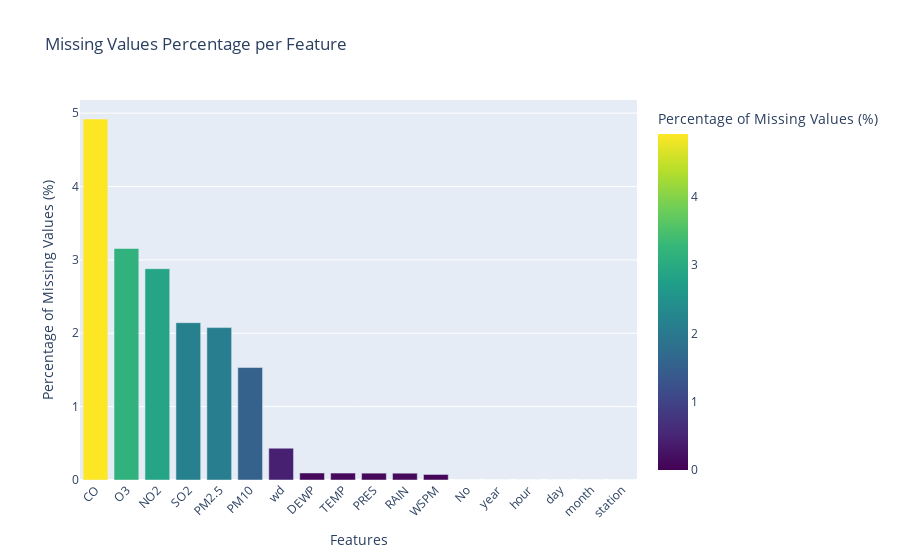

Here is the notebook cell this chart was saved with:
### Code cell
# missing values in train dataset
missing_values = data.isnull().sum()
missing_percentage = data.isnull().sum() * 100 / len(data)
missing_data = pd.DataFrame({'missing_sum': missing_values, 'missing_percentage': missing_percentage})

fig = px.bar(missing_data.sort_values('missing_percentage', ascending=False), 
             x=missing_data.sort_values('missing_percentage', ascending=False).index,
             y='missing_percentage',
             title='Missing Values Percentage per Feature',
             labels={'index': 'Features', 'missing_percentage': 'Percentage of Missing Values (%)'},
             color='missing_percentage',
             color_continuous_scale='Viridis')


fig.update_layout(xaxis_tickangle=-45, 
                  xaxis_title='Features', 
                  yaxis_title='Percentage of Missing Values (%)')


fig.show()

### Figure 1 — Plotly figure (JSON) as saved in the notebook; plotly's stock layout.template omitted (floating-point values rounded to 4 significant figures)
{"data": [{"hovertemplate": "x=%{x}<br>Percentage of Missing Values (%)=%{marker.color}<extra></extra>", "legendgroup": "", "marker": {"color": [4.92, 3.155, 2.879, 2.144, 2.077, 1.533, 0.433, 0.09578, 0.09459, 0.0934, 0.09269, 0.07558, 0.0, 0.0, 0.0, 0.0, 0.0, 0.0], "coloraxis": "coloraxis", "pattern": {"shape": ""}}, "name": "", "orientation": "v", "showlegend": false, "textposition": "auto", "type": "bar", "x": ["CO", "O3", "NO2", "SO2", "PM2.5", "PM10", "wd", "DEWP", "TEMP", "PRES", "RAIN", "WSPM", "No", "year", "hour", "day", "month", "station"], "xaxis": "x", "y": [4.92, 3.155, 2.879, 2.144, 2.077, 1.533, 0.433, 0.09578, 0.09459, 0.0934, 0.09269, 0.07558, 0.0, 0.0, 0.0, 0.0, 0.0, 0.0], "yaxis": "y"}], "layout": {"barmode": "relative", "coloraxis": {"colorbar": {"title": {"text": "Percentage of Missing Values (%)"}}, "colorscale": [[0, "#440154"], [0.1111, "#482878"], [0.2222, "#3e4989"], [0.3333, "#31688e"], [0.4444, "#26828e"], [0.5556, "#1f9e89"], [0.6667, "#35b779"], [0.7778, "#6ece58"], [0.8889, "#b5de2b"], [1, "#fde725"]]}, "legend": {"tracegroupgap": 0}, "title": {"text": "Missing Values Percentage per Feature"}, "xaxis": {"anchor": "y", "domain": [0, 1], "tickangle": -45, "title": {"text": "Features"}}, "yaxis": {"anchor": "x", "domain": [0, 1], "title": {"text": "Percentage of Missing Values (%)"}}}}
